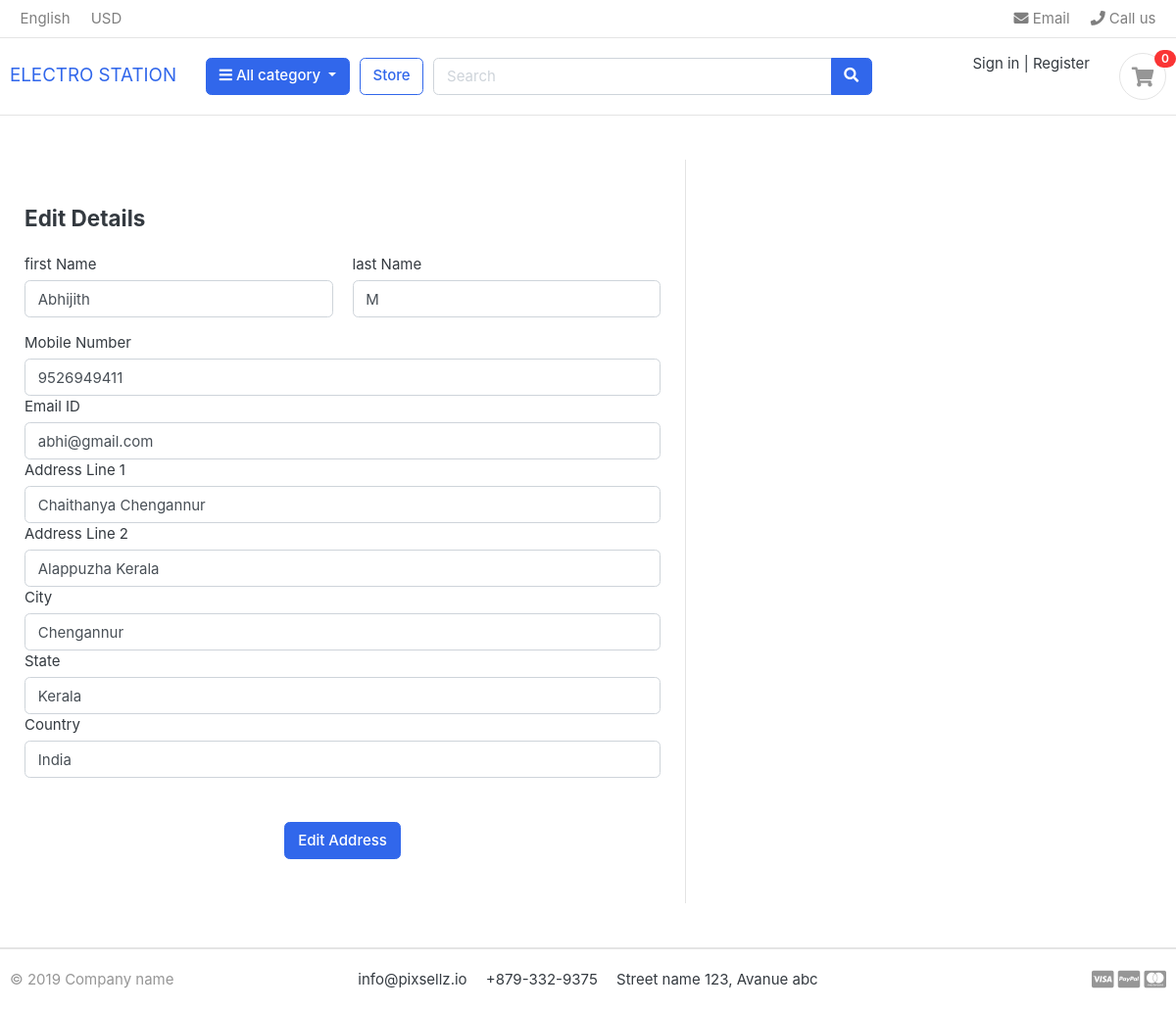
The page /orders/editaddress/11/ on the database its author committed.
### orders/models.py (models this page shows, shortened)
class UserAddress(models.Model):
    user=models.ForeignKey(UserData,on_delete=models.CASCADE)
    first_name=models.CharField(max_length=50)
    last_name=models.CharField(max_length=50)
    phone=models.CharField(max_length=50)
    email=models.EmailField(max_length=50)
    address_line1=models.CharField(max_length=50)
    address_line2=models.CharField(max_length=50,blank=True)
    city=models.CharField(max_length=50)
    state=models.CharField(max_length=50)
    country=models.CharField(max_length=50)

### orders/views.py (the view)
# urls.py: path('editaddress/<int:id>/',views.user_edit_address,name='editaddress'),
def user_edit_address(request,id):
    useraddressedit = UserAddress.objects.get(id=id)
    if request.method == 'POST':
        data=request.POST
        first_name=data['first_name']
        last_name=data['last_name']
        phone=data['phone']
        email=data['email']
        address_line1=data['address_line1']
        address_line2=data['address_line2']
        city=data['city']
        state=data['state']
        country=data['country']
        useraddressedit.first_name = first_name
        useraddressedit.last_name = last_name
        useraddressedit.phone = phone
        useraddressedit.email = email
        useraddressedit.address_line1 = address_line1
        useraddressedit.address_line2 = address_line2
        useraddressedit.city = city
        useraddressedit.state = state
        useraddressedit.country = country
        useraddressedit.save()
        return redirect("address")
    else:
        return render(request,"address_edit.html",{'useraddressedit':useraddressedit})

### ecomapp/context_processors.py (called while the page is built)
def menu_link(request):
    links = Category.objects.all()
    return dict(links=links)

def counter(request):
    cart_count=0
    if 'admin' in request.path:
        return{}
    else:
        try:
            cart= Cart.objects.filter(cart_id=_cart_id(request))
            if request.user.is_authenticated:
                cart_items=CartItem.objects.all().filter(user=request.user)
            else:
                cart_items= CartItem.objects.all().filter(cart=cart[:1])
            for cart_item in cart_items:
                cart_count += cart_item.quantity
        except Cart.DoesNotExist:
            cart_count =0
    return dict(cart_count=cart_count)

### ecomapp/models.py (called while the page is built)
    def get_url(self):
        return reverse('product_by_category',args=[self.slug])

### ecomapp/views.py (called while the page is built)
def _cart_id(request):
    cart= request.session.session_key
    if not cart:
        cart=request.session.create()
    return cart

### templates/address_edit.html (shortened to what this page needs)
{% extends 'first.html' %}
{% block content %}
<div class="container rounded bg-white mt-5 mb-5">
    <div class="row">
        <div class="col-md-7 border-right">
            <div class="p-3 py-5">
                <div class="d-flex justify-content-between align-items-center mb-3">
                    <h4 class="text-right">Edit Details</h4>
                </div>
                <form action="" method="POST">
                <div class="row mt-2">
                    <div class="col-md-6"><label class="labels">first Name</label><input type="text" class="form-control"  value="{{useraddressedit.first_name}}" name="first_name"></div>
                    <div class="col-md-6"><label class="labels">last Name</label><input type="text" class="form-control" value="{{useraddressedit.last_name}}" name="last_name"></div>
                </div>
                <div class="row mt-3">
                    <div class="col-md-12"><label class="labels">Mobile Number</label><input type="text" class="form-control"  value="{{useraddressedit.phone}}" name="phone"></div>
                    <div class="col-md-12"><label class="labels">Email ID</label><input type="text" class="form-control"  value="{{useraddressedit.email}}" name="email"></div>
                    <div class="col-md-12"><label class="labels">Address Line 1</label><input type="text" class="form-control" value="{{useraddressedit.address_line1}}" name="address_line1"></div>
                    <div class="col-md-12"><label class="labels">Address Line 2</label><input type="text" class="form-control" value="{{useraddressedit.address_line2}}" name="address_line2"></div>
                    <div class="col-md-12"><label class="labels">City</label><input type="text" class="form-control"  value="{{useraddressedit.city}}" name="city"></div>
                    <div class="col-md-12"><label class="labels">State</label><input type="text" class="form-control"  value="{{useraddressedit.state}}" name="state"></div>
                    <div class="col-md-12"><label class="labels">Country</label><input type="text" class="form-control"  value="{{useraddressedit.country}}" name="country"></div>
                </div>
                <div class="mt-5 text-center"><input type="submit" class="btn btn-primary" value="Edit Address"></div>
                </form>
            </div>
        </div>
    </div>
</div>
{% endblock %}

### static/css/ui.css (style rules this page uses)
html { font-family: "Inter", sans-serif; font-size: 15px; }
.bg-white { background-color: #fff; }

### rows shown on the page
UserAddress: first_name "Abhijith", last_name "M", phone "9526949411", email "abhi@gmail.com", address_line1 "Chaithanya Chengannur", address_line2 "Alappuzha Kerala", city "Chengannur", state "Kerala", country "India"

### other values the page prints
{{ cart_count }} "0"
